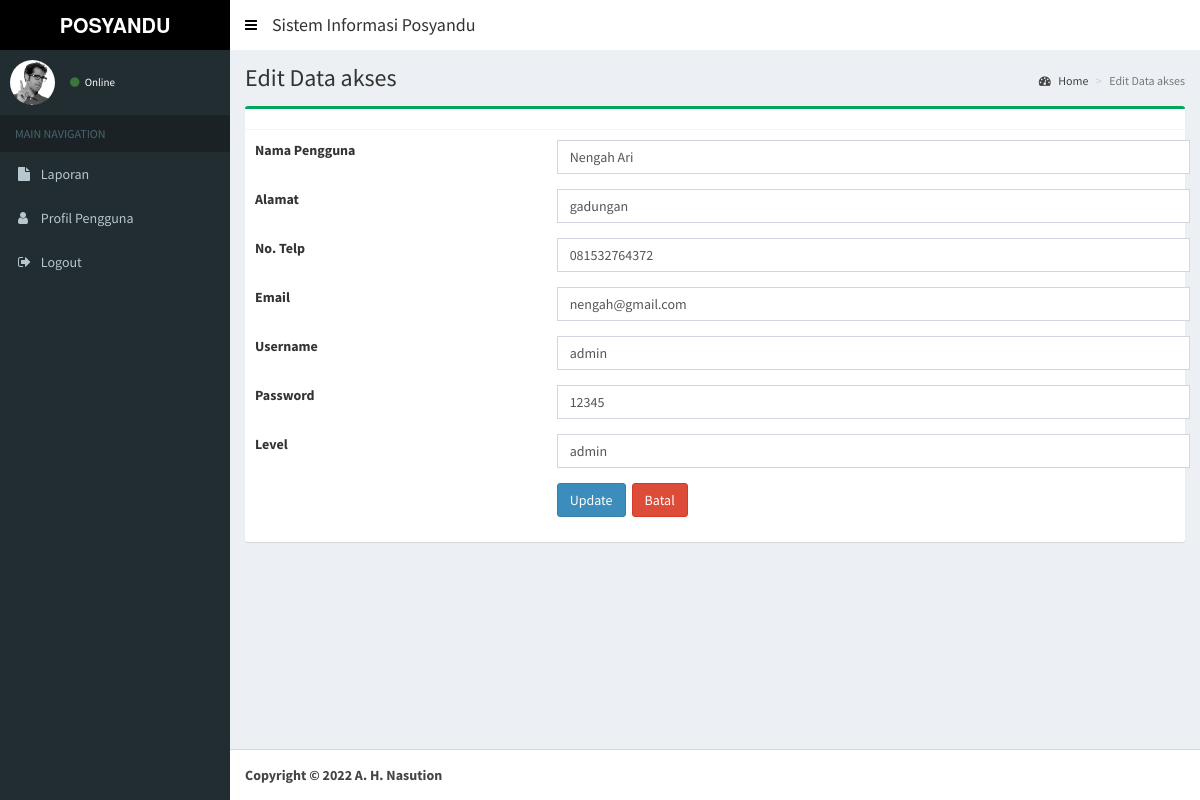
The app's page /akses/edit/1 with its own data.
### tables this page shows
CREATE TABLE `akses` (
  `id_pengguna` int NOT NULL,
  `nama_pengguna` varchar(50) NOT NULL,
  `alamat` varchar(50) NOT NULL,
  `telp` varchar(12) NOT NULL,
  `email` varchar(50) NOT NULL,
  `username` varchar(30) NOT NULL,
  `password` varchar(30) NOT NULL,
  `level` enum('lurah','sekretaris','admin') NOT NULL
);

### application/views/layout/v_content.php (called while the page is built, shortened)
 	<?php
	if ($content)
	{
		$this->load->view($content);
	}
?>

### application/controllers/Akses.php (called while the page is built, shortened)
<?php
class Akses extends CI_Controller {
	public function __construct()
	{
		$this->load->model('Akses_model', 'akses');
		$this->load->helper('tgl_indo');
		$this->load->helper('security');
	}
	public function edit($id)
	{
		$cek = $this->akses->detail($id)->row_array();
		if($cek == null){
			$this->session->set_flashdata('error', '<i class="fa fa-warning"></i> Peringatan! Data tidak ditemukan');
			redirect(base_url('akses'),'refresh');
		}else{
			$data = array(
				'title'			=> 'SISTEM SURAT',
				'judul'			=> 'Edit Data akses',
				'data' 			=> 	$this->akses->detail($id)->row_array(),
				'content'		=> 'akses/v_edit',
				'ajax'	 		=> 'akses/v_ajax'
			);
			$this->load->view('layout/v_wrapper', $data, FALSE);
		}
	}
}

### index.php (called while the page is built, shortened)
<?php
require_once BASEPATH.'core/CodeIgniter.php';

### application/models/Akses_model.php (called while the page is built, shortened)
<?php
class Akses_model extends CI_Model {
	public function detail($id)
	{
		$this->db->select('*');
		$this->db->from('akses');
		$this->db->where('id_pengguna', $id);
		$query = $this->db->get();
		return $query;
	}
}

### application/views/akses/v_edit.php (the view, shortened to what this page needs)
<section class="content-header">
  <h1>
    <?= $judul ?>
  </h1>
  <ol class="breadcrumb">
    <li><a href="<?= base_url() ?>dashboard"><i class="fa fa-dashboard"></i> Home</a></li>
    <li class="active"><?= $judul ?></li>
  </ol>
</section>
<section class="content">
  <div class="row">
    <div class="col-md-12">
      <div class="box box-success">
        <div class="box-header with-border">
        </div>
        <form action="<?php echo base_url() ?>akses/update" method="post" enctype="multipart/form-data">
          <div class="box-body">
            <div class="row">
                <div class="form-group">
                  <label class="col-md-4 control-label" for="nama_pengguna">Nama Pengguna</label>
                  <div class="input-group col-md-8">
                      <input type="text" class="form-control" placeholder="Nama Pengguna" name="nama_pengguna" value="<?= $data['nama_pengguna'] ?>" required>
                  </div>
                </div>
                <div class="form-group">
                  <label class="col-md-4 control-label" for="alamat">Alamat</label>
                  <div class="input-group col-md-8">
                      <input type="text" class="form-control" placeholder="Alamat" name="alamat" value="<?= $data['alamat'] ?>" required>
                  </div>
                </div>
                <div class="form-group">
                  <label class="col-md-4 control-label" for="telp">No. Telp</label>
                  <div class="input-group col-md-8">
                      <input type="text" class="form-control" placeholder="telp" name="telp" value="<?= $data['telp'] ?>" required>
                  </div>
                </div>
                <div class="form-group">
                  <label class="col-md-4 control-label" for="email">Email</label>
                  <div class="input-group col-md-8">
                      <input type="text" class="form-control" placeholder="email" name="email" value="<?= $data['email'] ?>" required>
                  </div>
                </div>
                <div class="form-group">
                  <label class="col-md-4 control-label" for="username">Username</label>
                  <div class="input-group col-md-8">
                      <input type="text" class="form-control" placeholder="username" name="username" value="<?= $data['username'] ?>" required>
                  </div>
                </div>
                <div class="form-group">
                  <label class="col-md-4 control-label" for="password">Password</label>
                  <div class="input-group col-md-8">
                      <input type="text" class="form-control" placeholder="password" name="password" value="<?= $data['password'] ?>" required>
                  </div>
                </div>
                <div class="form-group">
                  <label class="col-md-4 control-label" for="level">Level</label>
                  <div class="input-group col-md-8">
                      <input type="text" class="form-control" placeholder="level" name="level" value="<?= $data['level'] ?>" required>
                  </div>
                </div>
            </div>
            <div class="form-group">
              <div class="row">
                <label class="col-md-4 control-label" for="name"></label>
                <div class="input-group col-md-8">
                  <button type="submit" class="btn btn-primary" style="margin-right: 6px;">Update</button>
                  <a href="<?= base_url() ?>akses" class="btn btn-danger">Batal</a>
                </div>
              </div>
            </div>
          </div>
        </form>
      </div>
    </div>
  </div>
</section>

### records on screen
akses: nama_pengguna "Nengah Ari", alamat "gadungan", telp "081532764372", email "nengah@gmail.com", username "admin", password "12345", level "admin"

### other values on screen
$judul "Edit Data akses"
